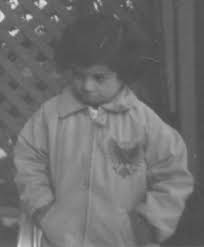
#> input picture 2016BEC035 Shubham Innani/3. To Perform enhancement of Image/pout.jpg, 204 x 247 px, found by its file name
$ python 'histogram equilization.py'
#> lines starting #> are read from the running program, lines starting #| are printed output that depends on the picture
# -*- coding: utf-8 -*-
import numpy as np
import cv2
import matplotlib.pyplot as plt

img=cv2.imread("D:\Btech practicals\DIP\pout.jpg",0)
#> img is the input picture: shape (247, 204); min 71, max 223, mean 110.3
plt.subplot(231)
plt.imshow(img,cmap='gray')

pixels=np.zeros(256)
for i in img:
    for j in i:
        pixels[j]=pixels[j]+1
    total=sum(pixels)
#> this loop made 247 passes
#> total on passes 1 to 3: 204, 408, 612
#> after the loop, pixels = 256 values, max 1996 at index 82, min 0 at index 0, mean 196.8
for i in range(256):
    pixels[i]=pixels[i]/total
#> after the loop, pixels = 256 values, max 0.0396 at index 82, min 0 at index 0, mean 0.00391
for i in range(256):
    pixels[i]=pixels[i]+pixels[i-1]
#> after the loop, pixels = 256 values from 0 to 1
for i in range(256):
    pixels[i]=pixels[i]*255
    pixels[i]=round(pixels[i])
#> after the loop, pixels = 256 values from 0 to 255

for i in range(len(img)):
    for j in range(len(img[0])):
        img[i][j]=pixels[img[i][j]]
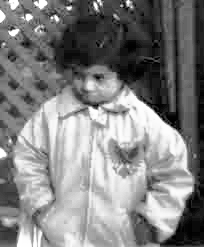
#> img: shape (247, 204); min 0, max 255, mean 129.6

plt.subplot(232)
plt.imshow(img,cmap='gray')
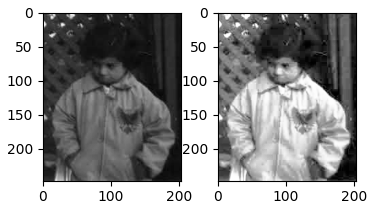
#> figure drawn by matplotlib, 2 panels
